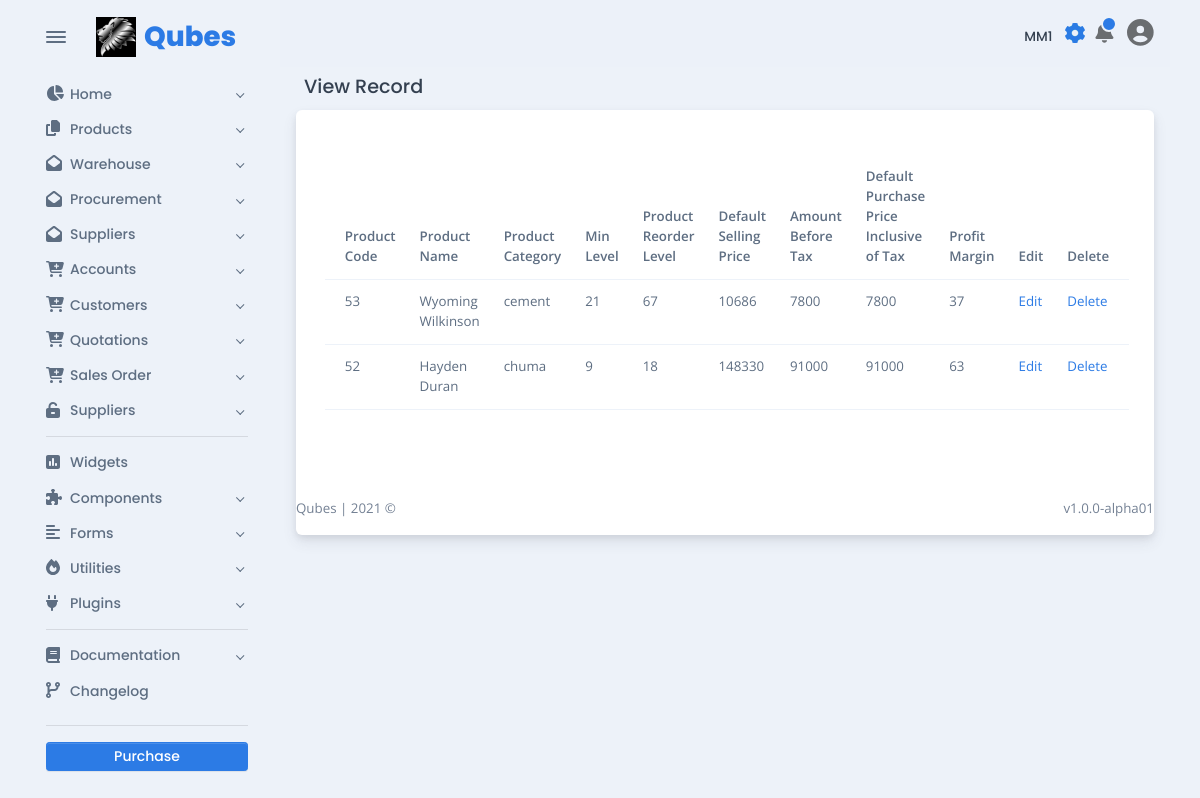
The app's page /products/view-product-ui.php (signed in), older data.
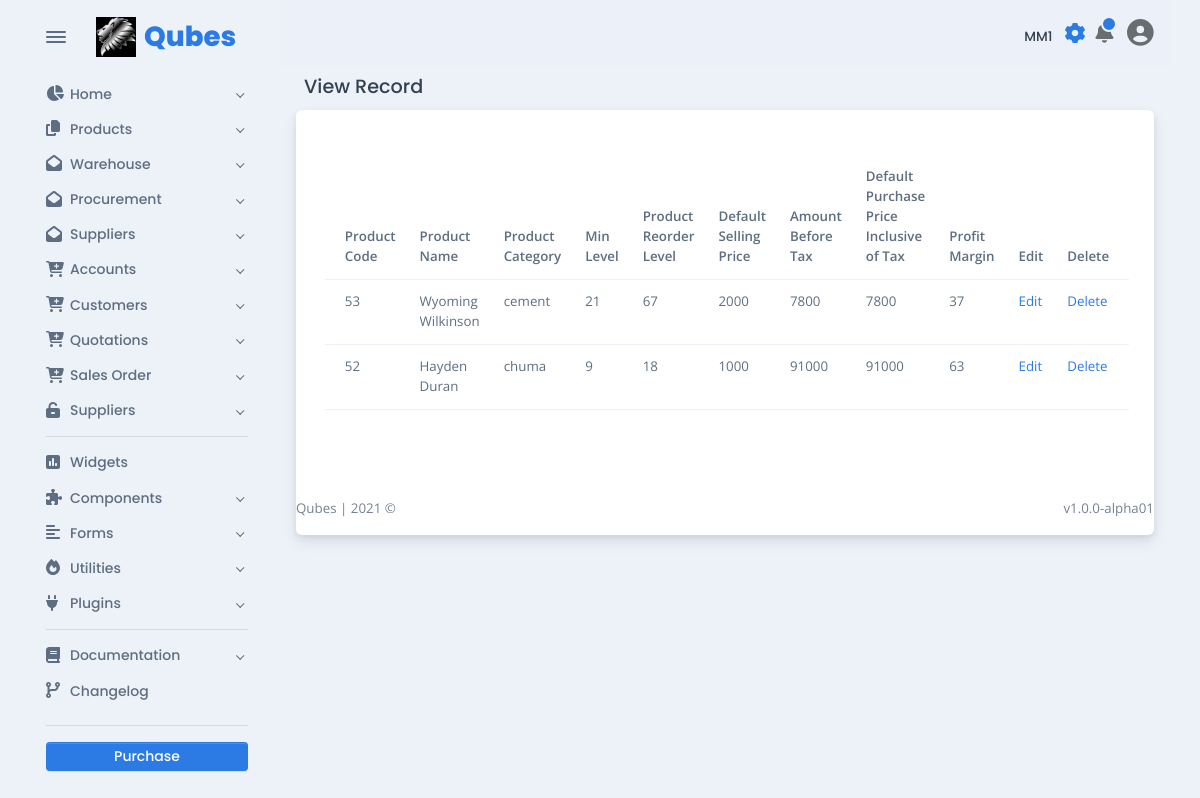
The same page, newer data.
### tables this page shows
CREATE TABLE `tbl_product` (
  `product_code` bigint(254) NOT NULL,
  `product_name` varchar(100) NOT NULL,
  `product_unit` varchar(254) NOT NULL,
  `product_category` varchar(254) NOT NULL,
  `min_level` varchar(50) NOT NULL,
  `max_level` varchar(50) NOT NULL,
  `reorder` varchar(50) NOT NULL,
  `product_image` varchar(254) NOT NULL,
  `dsp_price` int(254) NOT NULL,
  `amount_before_tax` int(50) NOT NULL,
  `dpp_inc_tax` int(50) NOT NULL,
  `applicable_tax` int(50) NOT NULL,
  `profit_margin` int(50) NOT NULL,
  `user` varchar(50) NOT NULL
);

### products/view-product-ui.php (the view, shortened to what this page needs)
<!DOCTYPE html>
<html lang="en-US" dir="ltr">
<?php
include '../includes/base_page/head.php';
?>
<?php
include_once '../includes/dbconnect.php';
?>
<body>
  <main class="main" id="top">
    <div class="container" data-layout="container">
      <?php
      include '../includes/base_page/nav.php';
      ?>
      <div class="content">
        <?php
        include '../navbar-shared.php';
        ?>
        <h5 class="p-2">View Record</h5>
        <div class="card">
          <div class="card-body fs--1 p-4">
            <form>
              <div class="row my-3">
                <div class="col">
                  <table class="table">
                    <thead>
                      <tr>
                        <th scope="col">Product Code</th>
                        <th scope="col">Product Name</th>
                        <th scope="col">Product Category</th>
                        <th scope="col">Min Level</th>
                        <th scope="col">Product Reorder Level</th>
                        <th scope="col">Default Selling Price</th>
                        <th scope="col">Amount Before Tax</th>
                        <th scope="col">Default Purchase Price Inclusive of Tax</th>
                        <th scope="col">Profit Margin</th>
                        <th scope="col">Edit</th>
                        <th scope="col">Delete</th>
                      </tr>
                    </thead>
                    <tbody>
                      <?php
                      $sel_query = "Select * from tbl_product ORDER BY product_code desc;";
                      $result = mysqli_query($conn, $sel_query);
                      while ($row = mysqli_fetch_assoc($result)) { ?>
                        <tr>
                          <td scope="col"><?php echo $row["product_code"]; ?></td>
                          <td scope="col"><?php echo $row["product_name"]; ?></td>
                          <td scope="col"><?php echo $row["product_category"]; ?></td>
                          <td scope="col"><?php echo $row["min_level"]; ?></td>
                          <td scope="col"><?php echo $row["reorder"]; ?></td>
                          <td scope="col"><?php echo $row["dsp_price"]; ?></td>
                          <td scope="col"><?php echo $row["amount_before_tax"]; ?></td>
                          <td scope="col"><?php echo $row["dpp_inc_tax"]; ?></td>
                          <td scope="col"><?php echo $row["profit_margin"]; ?></td>
                          <td scope="col">
                            <a href="edit_ product.php?id=<?php echo $row["product_code"]; ?>">Edit</a>
                          </td>
                          <td scope="col">
                            <a href="delete_product.php?id=<?php echo $row["product_code"]; ?>">Delete</a>
                          </td>
                        </tr>
                      <?php $count++;
                      } ?>
                    </tbody>
                  </table>
                </div>
            </form>
          </div>
        </div>
        <?php
        include '../includes/base_page/footer.php';
        ?>
</body>
</html>

### includes/base_page/head.php (shortened to what this page needs)
<head>
  <link href="../assets/css/theme-rtl.min.css" rel="stylesheet" id="style-rtl">
  <link href="../assets/css/theme.min.css" rel="stylesheet" id="style-default">
</head>

### includes/base_page/nav.php (shortened to what this page needs)
<nav class="navbar navbar-light navbar-vertical navbar-expand-xl">
  <div class="d-flex align-items-center">
    <div class="toggle-icon-wrapper">
      <button class="btn navbar-toggler-humburger-icon navbar-vertical-toggle" data-toggle="tooltip" data-placement="left" title="Toggle Navigation"><span class="navbar-toggle-icon"><span class="toggle-line"></span></span></button>
    </div><a class="navbar-brand" href="../index.html">
      <div class="d-flex align-items-center py-3"><img class="mr-2" src="../assets/img/logos/qubes.jpeg" alt="OG LOL" width="40" /><span class="font-sans-serif">Qubes</span>
      </div>
    </a>
  </div>
  <div class="collapse navbar-collapse" id="navbarVerticalCollapse">
    <?php
    require 'sidenav-shared.php';
    genSideBar();
    ?>
  </div>
</nav>

### includes/base_page/sidenav-shared.php (shortened to what this page needs)
<?php
function genSideBar()
{
  echo <<<EOD
  <div class="navbar-vertical-content scrollbar">
  <ul class="navbar-nav flex-column">
    <li class="nav-item"><a class="nav-link dropdown-indicator" href="#home" data-toggle="collapse" role="button" aria-expanded="false" aria-controls="home">
      <div class="d-flex align-items-center"><span class="nav-link-icon"><span class="fas fa-chart-pie"></span></span><span class="nav-link-text"> Home</span>
      </div>
    </a>
  </li>
  <li class="nav-item"><a class="nav-link dropdown-indicator" href="#pages" data-toggle="collapse" role="button" aria-expanded="false" aria-controls="pages">
    <div class="d-flex align-items-center"><span class="nav-link-icon"><span class="fas fa-copy"></span></span><span class="nav-link-text"> Products</span>
    </div>
  </a>
</li>
<li class="nav-item"><a class="nav-link dropdown-indicator" href="#purchase_rqn" data-toggle="collapse" role="button" aria-expanded="false" aria-controls="purchase_rqn">
  <div class="d-flex align-items-center"><span class="nav-link-icon"><span class="fas fa-envelope-open"></span></span><span class="nav-link-text"> Warehouse</span>
  </div>
</a>
</li>
<li class="nav-item"><a class="nav-link dropdown-indicator" href="#email" data-toggle="collapse" role="button" aria-expanded="false" aria-controls="email">
  <div class="d-flex align-items-center"><span class="nav-link-icon"><span class="fas fa-envelope-open"></span></span><span class="nav-link-text"> Procurement</span>
  </div>
</a>
</li>
<li class="nav-item"><a class="nav-link dropdown-indicator" href="#supply" data-toggle="collapse" role="button" aria-expanded="false" aria-controls="email">
  <div class="d-flex align-items-center"><span class="nav-link-icon"><span class="fas fa-envelope-open"></span></span><span class="nav-link-text"> Suppliers</span>
  </div>
</a>
</li>
<li class="nav-item"><a class="nav-link dropdown-indicator" href="#e-commerce" data-toggle="collapse" role="button" aria-expanded="false" aria-controls="e-commerce">
  <div class="d-flex align-items-center"><span class="nav-link-icon"><span class="fas fa-cart-plus"></span></span><span class="nav-link-text"> Accounts</span>
  </div>
</a>
</li>
<li class="nav-item"><a class="nav-link dropdown-indicator" href="#e-custo" data-toggle="collapse" role="button" aria-expanded="false" aria-controls="e-commerce">
  <div class="d-flex align-items-center"><span class="nav-link-icon"><span class="fas fa-cart-plus"></span></span><span class="nav-link-text"> Customers</span>
  </div>
</a>
</li>
<li class="nav-item"><a class="nav-link dropdown-indicator" href="#e-quote" data-toggle="collapse" role="button" aria-expanded="false" aria-controls="e-commerce">
  <div class="d-flex align-items-center"><span class="nav-link-icon"><span class="fas fa-cart-plus"></span></span><span class="nav-link-text"> Quotations</span>
  </div>
</a>
</li>
<li class="nav-item"><a class="nav-link dropdown-indicator" href="#e-sale" data-toggle="collapse" role="button" aria-expanded="false" aria-controls="e-commerce">
  <div class="d-flex align-items-center"><span class="nav-link-icon"><span class="fas fa-cart-plus"></span></span><span class="nav-link-text"> Sales Order</span>
  </div>
</a>
</li>
<li class="nav-item"><a class="nav-link dropdown-indicator" href="#authentication" data-toggle="collapse" role="button" aria-expanded="false" aria-controls="authentication">
  <div class="d-flex align-items-center"><span class="nav-link-icon"><span class="fas fa-unlock-alt"></span></span><span class="nav-link-text"> Suppliers</span>
  </div>
</a>
</li>
</ul>
<div class="navbar-vertical-divider">
  <hr class="navbar-vertical-hr my-2" />
</div>
<ul class="navbar-nav flex-column">
  <li class="nav-item"><a class="nav-link" href="../widgets.html">
    <div class="d-flex align-items-center"><span class="nav-link-icon"><span class="fas fa-poll"></span></span><span class="nav-link-text"> Widgets</span>
    </div>
  </a>
</li>
<li class="nav-item"><a class="nav-link dropdown-indicator" href="#components" data-toggle="collapse" role="button" aria-expanded="false" aria-controls="components">
  <div class="d-flex align-items-center"><span class="nav-link-icon"><span class="fas fa-puzzle-piece"></span></span><span class="nav-link-text"> Components</span>
  </div>
</a>
</li>
<li class="nav-item"><a class="nav-link dropdown-indicator" href="#forms" data-toggle="collapse" role="button" aria-expanded="false" aria-controls="forms">
  <div class="d-flex align-items-center"><span class="nav-link-icon"><span class="fas fa-align-left"></span></span><span class="nav-link-text"> Forms</span>
  </div>
</a>
</li>
<li class="nav-item"><a class="nav-link dropdown-indicator" href="#utilities" data-toggle="collapse" role="button" aria-expanded="false" aria-controls="utilities">
  <div class="d-flex align-items-center"><span class="nav-link-icon"><span class="fas fa-fire"></span></span><span class="nav-link-text"> Utilities</span>
  </div>
</a>
</li>
<li class="nav-item"><a class="nav-link dropdown-indicator" href="#plugins" data-toggle="collapse" role="button" aria-expanded="false" aria-controls="plugins">
  <div class="d-flex align-items-center"><span class="nav-link-icon"><span class="fas fa-plug"></span></span><span class="nav-link-text"> Plugins</span>
  </div>
</a>
</li>
</ul>
<div class="navbar-vertical-divider">
  <hr class="navbar-vertical-hr my-2" />
</div>
<ul class="navbar-nav flex-column">
  <li class="nav-item"><a class="nav-link dropdown-indicator" href="#documentation" data-toggle="collapse" role="button" aria-expanded="false" aria-controls="documentation">
    <div class="d-flex align-items-center"><span class="nav-link-icon"><span class="fas fa-book"></span></span><span class="nav-link-text"> Documentation</span>
    </div>
  </a>
</li>
<li class="nav-item"><a class="nav-link" href="../changelog.html">
  <div class="d-flex align-items-center"><span class="nav-link-icon"><span class="fas fa-code-branch"></span></span><span class="nav-link-text"> Changelog</span>
  </div>
</a>
</li>
</ul>
<div class="settings">
  <div class="navbar-vertical-divider">
    <hr class="navbar-vertical-hr my-3" />
  </div><a class="btn btn-sm d-block w-100 btn-purchase" href="https://themes.getbootstrap.com/product/falcon-admin-dashboard-webapp-template/" target="_blank">Purchase</a>
</div>
</div>
EOD;
}

### navbar-shared.php (shortened to what this page needs)
<nav class="navbar navbar-light navbar-glass navbar-top navbar-expand">
  <ul class="navbar-nav navbar-nav-icons ml-auto flex-row align-items-center">
    <ul class="navbar-nav align-items-center d-none d-lg-block">
      <li class="nav-item">
        <h6 id="branch" class="mt-3 mr-2"><?= $_SESSION['branch'] ?></h6>
      </li>
    </ul>
    <li class="nav-item"><a class="nav-link settings-popover" href="#settings-modal" data-toggle="modal"><span class="ripple"></span><span class="fa-spin position-absolute all-0 d-flex flex-center"><span class="icon-spin position-absolute all-0 d-flex flex-center">
            </span></span></a></li>
    <li class="nav-item dropdown">
      <a class="nav-link notification-indicator notification-indicator-primary px-0 icon-indicator" id="navbarDropdownNotification" href="#" role="button" data-toggle="dropdown" aria-haspopup="true" aria-expanded="false"><span class="fas fa-bell" data-fa-transform="shrink-6" style="font-size: 33px;"></span></a>
    </li>
    <li class="nav-item dropdown"><a class="nav-link pr-0" id="navbarDropdownUser" href="#" role="button" data-toggle="dropdown" aria-haspopup="true" aria-expanded="false">
        <div>
          <span class="fa fa-user-circle fa-2x mt-0"></span>
        </div>
      </a>
    </li>
  </ul>
</nav>

### includes/base_page/footer.php (shortened to what this page needs)
<footer>
  <div class="row g-0 justify-content-between fs--1 mt-4 mb-3">
    <div class="col-12 col-sm-auto text-center">
      <p class="mb-0 text-600">Qubes <span class="d-none d-sm-inline-block">| </span><br class="d-sm-none" /> 2021 &copy;</p>
    </div>
    <div class="col-12 col-sm-auto text-center">
      <p class="mb-0 text-600">v1.0.0-alpha01</p>
    </div>
  </div>
</footer>
</div>
</div>
</main>

Row changes from the older to the newer data that the page shows:
changed tbl_product "Wyoming Wilkinson": dsp_price "10686" → "2000"
changed tbl_product "Hayden Duran": dsp_price "148330" → "1000"
